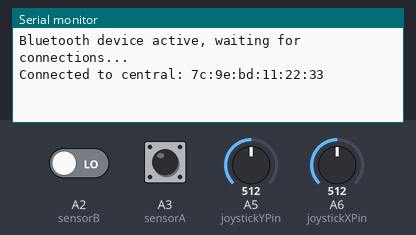
Bench run of a sketch on a simulated Arduino Nano 33 IoT. Shown: the last lines printed to the serial monitor. The test bench sets the inputs (shaded band); at power-on: A2 (sensorB) LOW, A3 (sensorA) HIGH, A5 (joystickYPin) = 512, A6 (joystickXPin) = 512. Nothing arrives over Bluetooth unless stated; a phone connects over Bluetooth LE 3 s after start.

Above: at 3.8 s.
3.9 s: A2 (sensorB) driven HIGH
At 4.3 s:
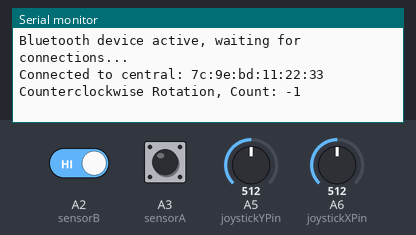
5.4 s: A3 (sensorA) pulsed LOW 2 times (0.12 s each, 0.3 s apart)
At 6.4 s:
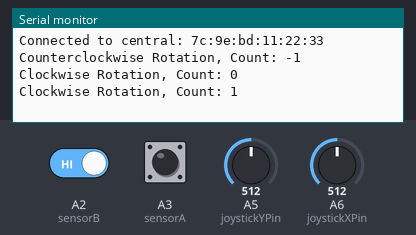

The sketch:

roller_arduino.ino
```cpp
#include <ArduinoBLE.h>

// Define UUIDs for the BLE service and characteristics
const char* serviceUuid = "2c3955ff-3427-4915-a5de-26ab681c45e4";
const char* rotationCountCharacteristicUuid = "00000001-0000-0000-0000-000000000000";
const char* joystickXCharacteristicUuid = "00000002-0000-0000-0000-000000000000";
const char* joystickYCharacteristicUuid = "00000003-0000-0000-0000-000000000000";

// Create a BLE service and corresponding characteristics
BLEService rollerService(serviceUuid);
BLEIntCharacteristic joystickXCharacteristic(joystickXCharacteristicUuid, BLERead | BLENotify);
BLEIntCharacteristic joystickYCharacteristic(joystickYCharacteristicUuid, BLERead | BLENotify);
BLEIntCharacteristic rotationCountCharacteristic(rotationCountCharacteristicUuid, BLERead | BLENotify);

int rotationCount = 0; // Rotation counter, 1 count = half circle!

// Set sensor and joystick pins
const int sensorA = 17;
const int sensorB = 16;
const int joystickXPin = A6;
const int joystickYPin = A5;

int lastSensorAState;
int lastSensorBState;

void setup() {
  // Set input mode for sensor and joystick pins
  pinMode(sensorA, INPUT);
  pinMode(sensorB, INPUT);
  pinMode(joystickXPin, INPUT);
  pinMode(joystickYPin, INPUT);

  // Read initial state of sensors
  lastSensorAState = digitalRead(sensorA);
  lastSensorBState = digitalRead(sensorB);

  Serial.begin(9600);
  while (!Serial) {}

  // Initialize BLE and set local device name
  if (!BLE.begin()) {
    Serial.println("Failed to initialize BLE");
    while (1);
  }

  BLE.setLocalName("Arduino Roller");
  BLE.setAdvertisedService(rollerService);

  // Add characteristics to the service
  rollerService.addCharacteristic(rotationCountCharacteristic);
  rollerService.addCharacteristic(joystickXCharacteristic);
  rollerService.addCharacteristic(joystickYCharacteristic);

  // Add the service to the BLE protocol stack
  BLE.addService(rollerService);

  // Initialize the rotation count characteristic value
  rotationCountCharacteristic.writeValue(rotationCount);


  // Advertise the BLE service
  BLE.advertise();

  Serial.println("Bluetooth device active, waiting for connections...");
}

void loop() {
  // Wait for a central device to connect
  BLEDevice central = BLE.central();

  if (central) {
    Serial.print("Connected to central: ");
    Serial.println(central.address());

    // While the central device is connected, update the rotation counter and send it via Bluetooth
    while (central.connected()) {
      updateRotationCount();
      rotationCountCharacteristic.writeValue(rotationCount);

      // Read the joystick values and send them via Bluetooth
      int joystickX = analogRead(joystickXPin);
      int joystickY = analogRead(joystickYPin);
      joystickXCharacteristic.writeValue(joystickX);
      joystickYCharacteristic.writeValue(joystickY);

    }

    Serial.print("Disconnected from central: ");
    Serial.println(central.address());
  }
}

void updateRotationCount() {
  int sensorAState = digitalRead(sensorA);
  int sensorBState = digitalRead(sensorB);

  // Check if both sensors are HIGH
  if (sensorAState == HIGH && sensorBState == HIGH) {
    // Determine the direction of rotation
    if (lastSensorAState == LOW && lastSensorBState == HIGH) {
      rotationCount++; // Clockwise rotation
      Serial.print("Clockwise Rotation, Count: ");
      Serial.println(rotationCount);
    } else if (lastSensorAState == HIGH && lastSensorBState == LOW) {
      rotationCount--; // Counterclockwise rotation
      Serial.print("Counterclockwise Rotation, Count: ");
      Serial.println(rotationCount);
    }
  }

  //Serial.print("A:");
  //Serial.print(sensorAState);
  //Serial.print(",");
  //Serial.print("B:");
  //Serial.println(sensorBState);

  lastSensorAState = sensorAState;
  lastSensorBState = sensorBState;

  delayMicroseconds(10); // Add a small delay to avoid false readings due to sensor noise or bouncing
}
```

Measured:
- after the input at 3.9 s, the serial monitor: prints a new line at once (image 1)
- after the input at 5.4 s, the serial monitor: prints a new line after 0.12 s (image 2)
